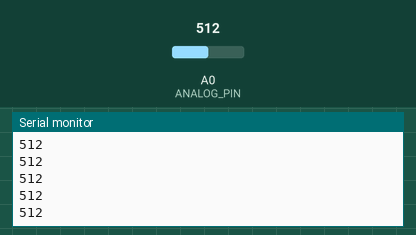
The sketch below on a simulated Arduino Uno, built with avr-gcc and run on an emulated ATmega328P. Shown: the last lines printed to the serial monitor. Inputs (shaded band) come from the test bench; at power-on: A0 (ANALOG_PIN) = 512.

Above: at 1.2 s.
1.3 s: A0 (ANALOG_PIN) set to 716
At 2.3 s:
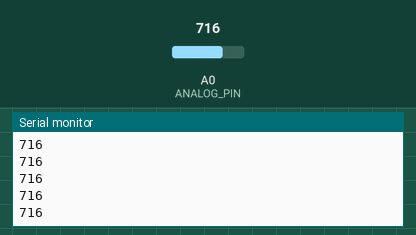
2.8 s: A0 (ANALOG_PIN) set to 900
At 3.3 s:
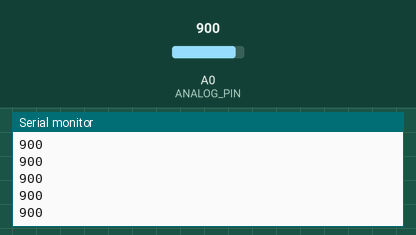
Timing chart, 0 to 5.8 s (numbered marks = the images above; inputs shaded):
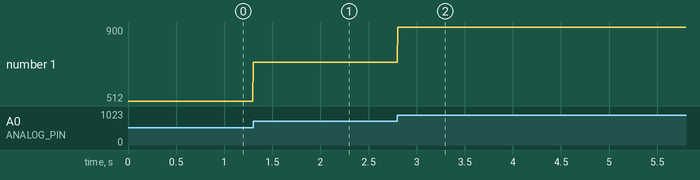

The sketch:

eeg_reader.ino
```cpp
#define ANALOG_PIN    A0
#define BAUD_RATE     115200
#define SAMPLE_DELAY_MS  4   // ~250 Hz (adjust if your app uses different FS_HZ)

void setup() {
  Serial.begin(BAUD_RATE);
  analogReference(DEFAULT);  // 5V reference on Uno
  while (!Serial) { ; }      // Wait for serial on Leonardo/Micro; Uno will skip
}

void loop() {
  int raw = analogRead(ANALOG_PIN);  // 0-1023 for 0-5V
  Serial.println(raw);

  delay(SAMPLE_DELAY_MS);
}
```

Measured:
- after the input at 1.3 s, the serial monitor: prints a new line at once (image 1)
- after the input at 2.8 s, the serial monitor: prints a new line at once (image 2)
- plotted number 1: 512 → 716 after the input at 1.3 s, 716 → 900 after the input at 2.8 s
